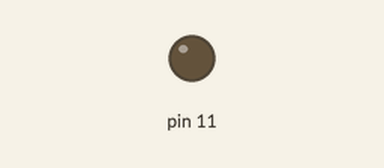
This sketch was run on a simulated Arduino Uno, built with avr-gcc and run on an emulated ATmega328P. On the bench: output pins drawn as LEDs (lit = HIGH).

Above: at 0.05 s.
At 5.75 s:
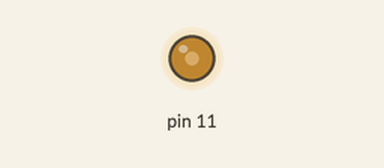
At 11.55 s:
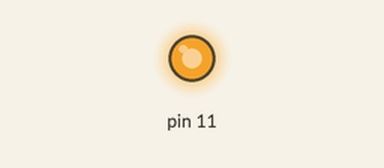
At 23.15 s:
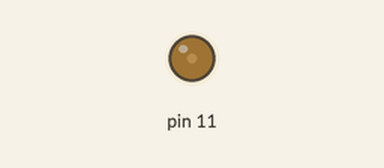
Timing chart, 0 to 33.2 s (numbered marks = the images above):
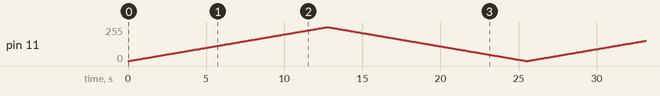

The sketch:

intensitate_variabila.ino
```cpp
void setup() {
  pinMode(11, OUTPUT);
}
void loop() {
  for (int i = 0; i < 255; i++) {
    analogWrite(11, i);
    delay(50);
  }
  for (int i = 255; i > 0; i--) {
    analogWrite(11, i);
    delay(50);
  }
}
```
